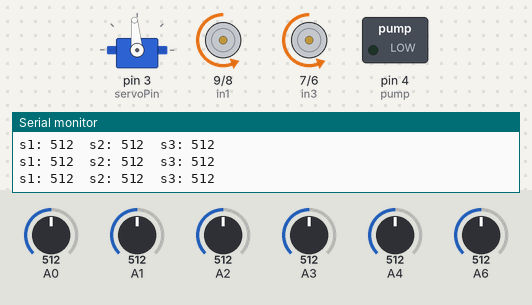
Simulated run of this sketch. Board: Arduino Uno, built with avr-gcc and run on an emulated ATmega328P. Parts: servo, motor-driver pin pairs drawn as motors (green arrow = first pin HIGH = forward, orange = second pin HIGH = backward, longer = more drive, scaled by the enable pin), switched loads named in the sketch (green lamp = pin HIGH), the last lines printed to the serial monitor. Wiring (inferred from the names in the program): servo: signal pin 3. Dashed ring = blinking. The inputs (shaded band) are chosen by the test bench; at power-on: A0 = 512, A2 = 512, A1 = 512, A3 = 512, A4 = 512, A6 = 512. Servo pulses on a pin are drawn as a servo (544–2400 µs = 0–180°); pins used as bus, display or sensor lines are not drawn.

Above: at 2.45 s.
2.7 s: A0 set to 361
5.7 s: A0 set to 337
At 6.02 s:
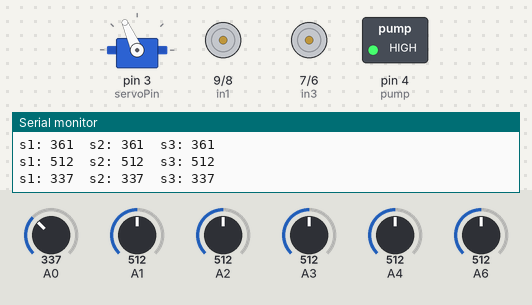
8.7 s: A0 set to 240
At 10.27 s:
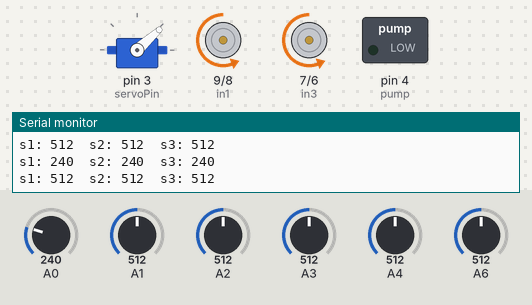
11.7 s: A2 set to 716
14.7 s: A2 set to 122
At 16.21 s:
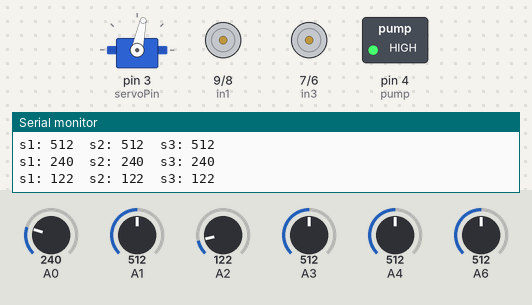
17.7 s: A0 set to 511
At 18.16 s:
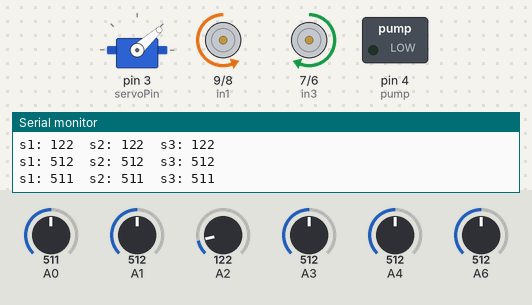
Timing chart, 0 to 21.7 s (numbered marks = the images above; inputs shaded):
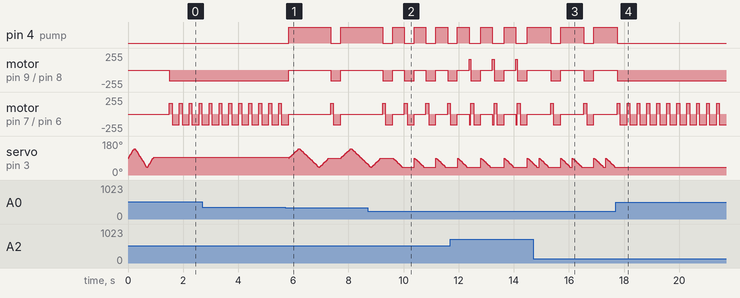

The sketch:

smart_traffic_control_for_emergency_vehicles.ino
```cpp
#define enA 10     // Enable1 L298 Pin enA
#define in1 9      // Motor1 L298 Pin in1
#define in2 8      // Motor1 L298 Pin in2
#define in3 7      // Motor2 L298 Pin in3
#define in4 6      // Motor2 L298 Pin in4
#define enB 5      // Enable2 L298 Pin enB
#define ir_R s1    // IR sensor Right
#define ir_F s2    // IR sensor Front
#define ir_L s3    // IR sensor Left
#define servoPin 3 // Servo control pin
#define pump 4     // Pump control pin

int Speed = 160; // Motor speed (0 to 255)
int s1, s2, s3;  // Sensor readings

void setup() {
    Serial.begin(9600); // Start serial communication at 9600bps

    // Initialize IR sensor pins
    pinMode(ir_R, INPUT);
    pinMode(ir_F, INPUT);
    pinMode(ir_L, INPUT);

    // Initialize motor driver pins
    pinMode(enA, OUTPUT);
    pinMode(in1, OUTPUT);
    pinMode(in2, OUTPUT);
    pinMode(in3, OUTPUT);
    pinMode(in4, OUTPUT);
    pinMode(enB, OUTPUT);

    // Initialize servo and pump pins
    pinMode(servoPin, OUTPUT);
    pinMode(pump, OUTPUT);

    // Set motor speed
    analogWrite(enA, Speed);
    analogWrite(enB, Speed);

    // Initialize servo position
    initializeServo();
}

void loop() {
    // Read sensor values
    s1 = analogRead(ir_R);
    s2 = analogRead(ir_F);
    s3 = analogRead(ir_L);

    // Print sensor values for debugging
    Serial.print("s1: ");
    Serial.print(s1);
    Serial.print("\ts2: ");
    Serial.print(s2);
    Serial.print("\ts3: ");
    Serial.println(s3);

    delay(50); // Small delay to stabilize sensor readings

    // Control logic based on sensor values
    if (s1 < 250) {
        Stop();
        digitalWrite(pump, HIGH);
        moveServo(90, 40, 3);
    } else if (s2 < 350) {
        Stop();
        digitalWrite(pump, HIGH);
        moveServo(90, 140, 3);
        moveServo(140, 40, 3);
        moveServo(40, 90, 3);
    } else if (s3 < 250) {
        Stop();
        digitalWrite(pump, HIGH);
        moveServo(90, 140, 3);
        moveServo(140, 90, 3);
    } else if (s1 >= 251 && s1 <= 700) {
        digitalWrite(pump, LOW);
        backword();
        delay(100);
        turnRight();
        delay(200);
    } else if (s2 >= 251 && s2 <= 800) {
        digitalWrite(pump, LOW);
        forword();
    } else if (s3 >= 251 && s3 <= 700) {
        digitalWrite(pump, LOW);
        backword();
        delay(100);
        turnLeft();
        delay(200);
    } else {
        digitalWrite(pump, LOW);
        Stop();
    }

    delay(10); // Small delay to prevent rapid changes
}

void initializeServo() {
    // Move servo to different angles to initialize
    for (int angle = 90; angle <= 140; angle += 5) {
        servoPulse(servoPin, angle);
    }
    for (int angle = 140; angle >= 40; angle -= 5) {
        servoPulse(servoPin, angle);
    }
    for (int angle = 40; angle <= 95; angle += 5) {
        servoPulse(servoPin, angle);
    }
    delay(500); // Wait for servo to reach the position
}

void moveServo(int startAngle, int endAngle, int step) {
    if (startAngle < endAngle) {
        for (int angle = startAngle; angle <= endAngle; angle += step) {
            servoPulse(servoPin, angle);
        }
    } else {
        for (int angle = startAngle; angle >= endAngle; angle -= step) {
            servoPulse(servoPin, angle);
        }
    }
}

void servoPulse(int pin, int angle) {
    int pwm = map(angle, 0, 180, 544, 2400); // Convert angle to microseconds
    digitalWrite(pin, HIGH);
    delayMicroseconds(pwm);
    digitalWrite(pin, LOW);
    delay(20); // Servo refresh rate
}

void forword() { // Move forward
    digitalWrite(in1, HIGH);
    digitalWrite(in2, LOW);
    digitalWrite(in3, LOW);
    digitalWrite(in4, HIGH);
}

void backword() { // Move backward
    digitalWrite(in1, LOW);
    digitalWrite(in2, HIGH);
    digitalWrite(in3, HIGH);
    digitalWrite(in4, LOW);
}

void turnRight() { // Turn right
    digitalWrite(in1, LOW);
    digitalWrite(in2, HIGH);
    digitalWrite(in3, LOW);
    digitalWrite(in4, HIGH);
}

void turnLeft() { // Turn left
    digitalWrite(in1, HIGH);
    digitalWrite(in2, LOW);
    digitalWrite(in3, HIGH);
    digitalWrite(in4, LOW);
}

void Stop() { // Stop motors
    digitalWrite(in1, LOW);
    digitalWrite(in2, LOW);
    digitalWrite(in3, LOW);
    digitalWrite(in4, LOW);
}
```

Measured:
- the behaviour switches between 350 and 349 on A0 (found by bisection; images 0 and 1)
- after the input at 8.7 s, pin 4 (pump): alternates HIGH for 0.42 s and LOW for 0.36 s, starting after 1.3 s; motor on pin 9 (in1) / pin 8 (in2): alternates backward 160/255 for 0.36 s and stopped for 0.42 s, starting after 1.3 s
- after the input at 14.7 s, pin 4 (pump): alternates HIGH for 0.85 s and LOW for 0.36 s, starting after 0.64 s
- after the input at 17.7 s, pin 4 (pump): goes on until 17.7 s, then stays LOW; motor on pin 9 (in1) / pin 8 (in2): goes on until 17.7 s, then stays backward 160/255; servo on pin 3 (servoPin): stops changing and stays 42°
- by itself, motor on pin 7 (in3) / pin 6 (in4): alternates forward 160/255 for 0.10 s and backward 160/255 for 0.26 s
